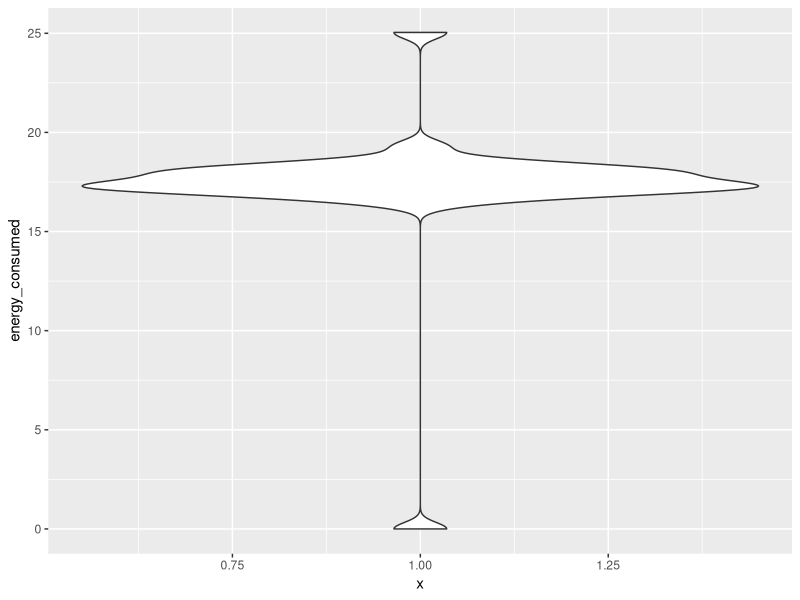
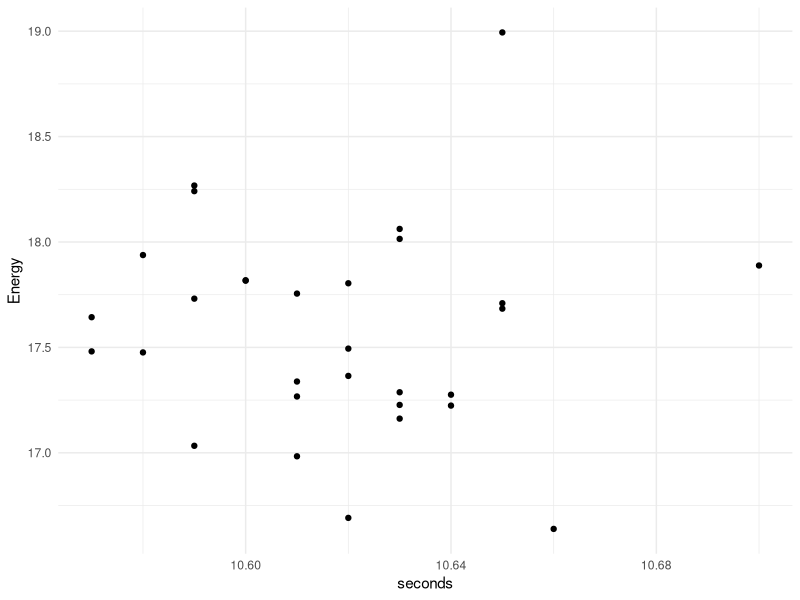

Reproduce these figures in R, in order.

scaphandre_data <- read.csv("data/scaphandre-test-run-pop-10k-dim-40.csv", header=FALSE)
names(scaphandre_data)[names(scaphandre_data) == "V1"] <- "energy_consumed"

library(ggplot2)

ggplot(scaphandre_data, aes(x=1,y=energy_consumed))+geom_violin()

scaphandre_data_with_time <- read.csv("data/scaphandre-with-time-pop-10k-dim-40.csv",sep=";")

ggplot(scaphandre_data_with_time, aes(x=seconds,y=Energy))+geom_point()+theme_minimal()
